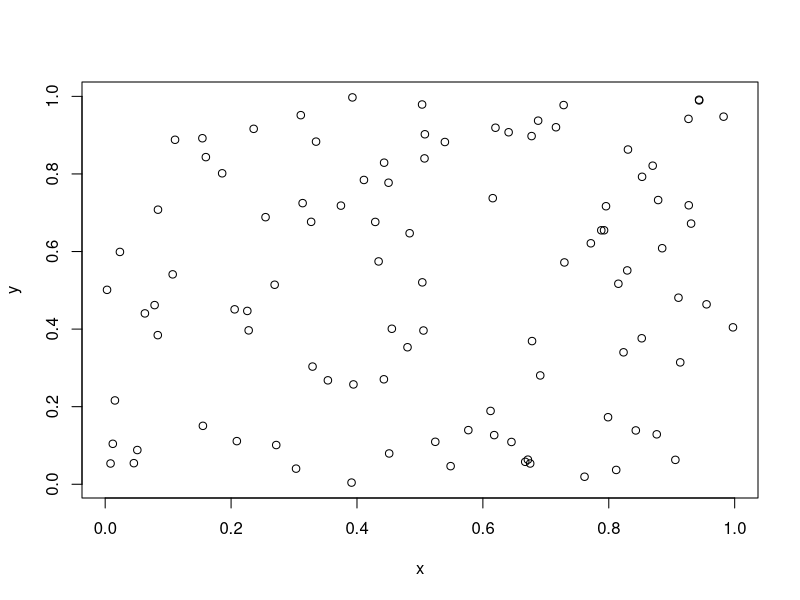
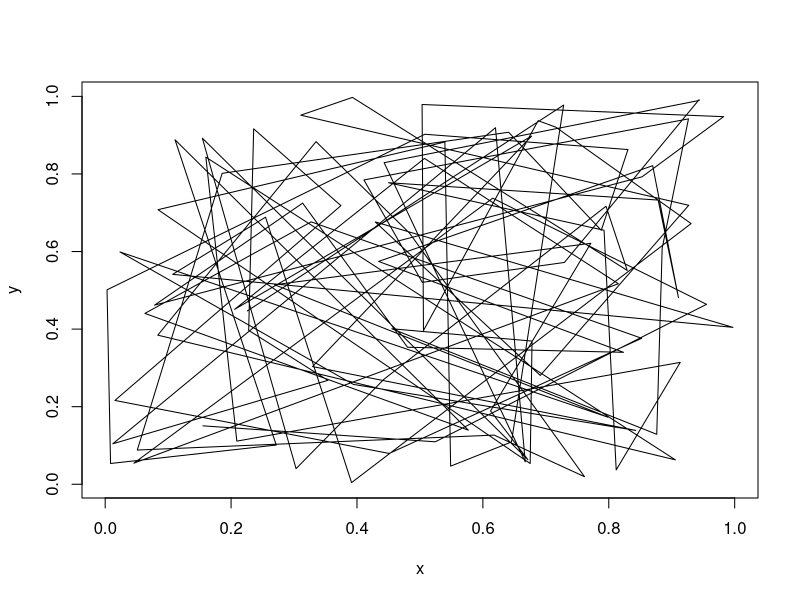
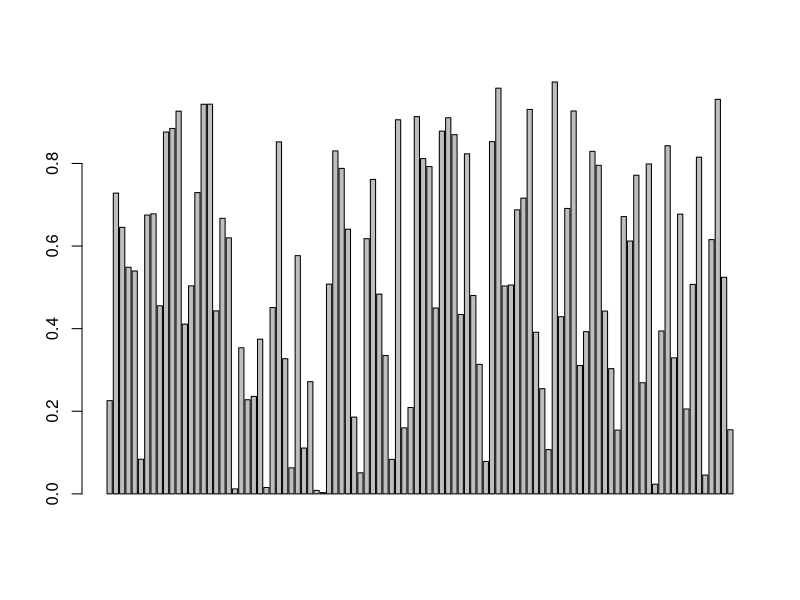
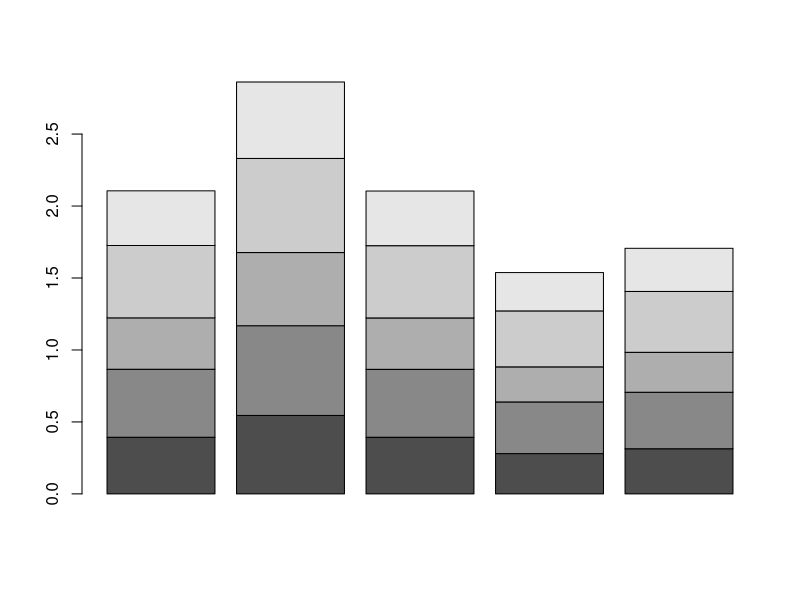
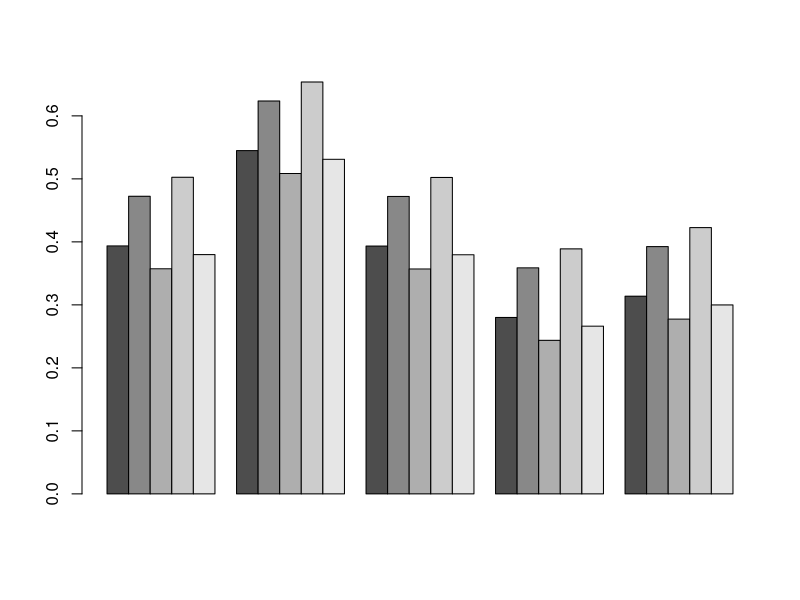
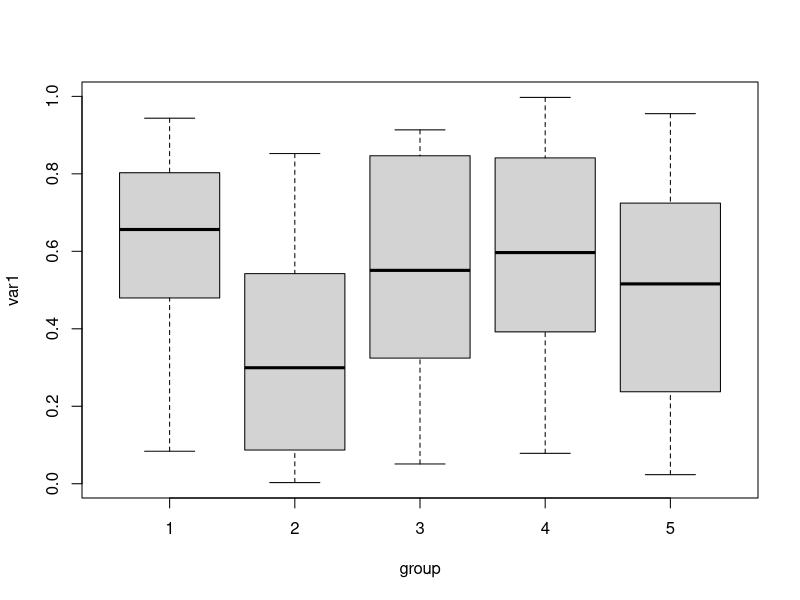
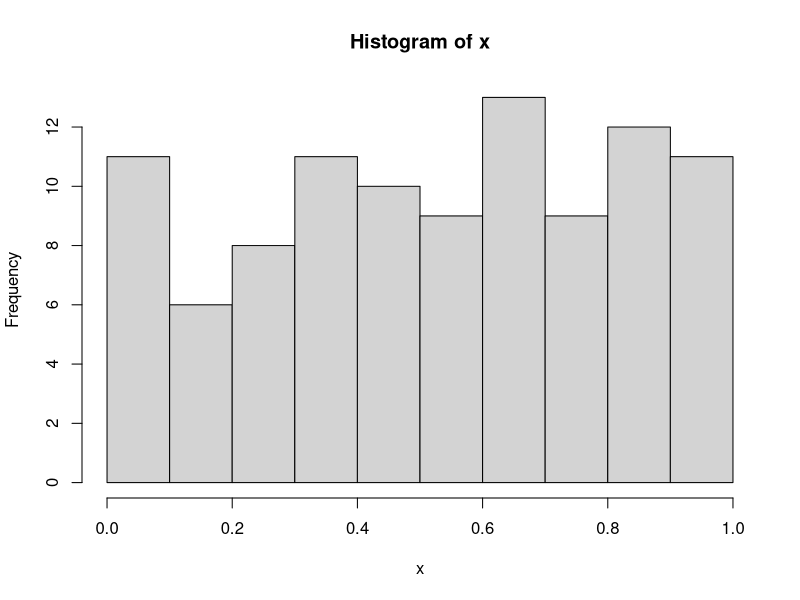
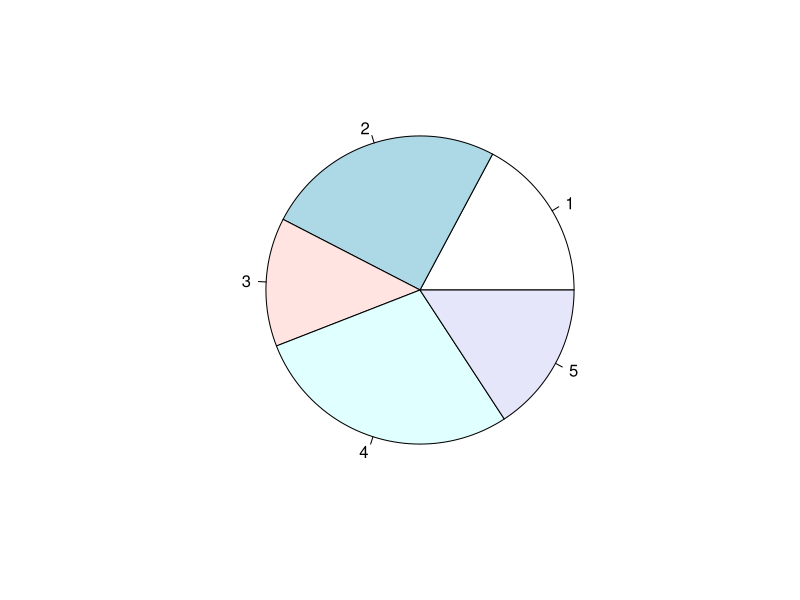

Reproduce these figures in R, in order. (Note: this script raises an error after producing the figures.)
#Data visualisation with base R and ggplot2 ####

#This script is intended to be a modular resource:
#Code is not provided as discrete blocks that you can copy wholesale;
#Instead, it's mostly individual lines that you can combine as you see fit

#We will split R commands into two categories:
#Those that determine how data is interpreted (the "back end")
#Those that determine how pretty it looks (the "front end")

#The back end (base R) ####
#Define example data
x <- runif(100)
y <- runif(100)
x_small <- runif(5)
y_small <- runif(5)
avg_binary <- function(x, y) (x + y) / 2
mat <- outer(x, y, avg_binary)
mat_small <- outer(x_small, y_small, avg_binary)
seq_x <- seq_y <- seq(0, 1, length.out = 10)
df <- data.frame("var1" = x, "var2" = y,
                 "group" = rep(1:5, each = 20),
                 "cgroup" = rep(letters[1:5], times = 20))
seq_df <- cbind(expand.grid("seq1" = seq_x, "seq2" = seq_y), "var1" = x)

#Main plots ####

#Basic scatterplot
plot(x, y, type = "p")
#Scatterplot connected by lines
plot(x, y, type = "l")

#Simple bar chart
barplot(x)
#Stacked bar chart
barplot(mat_small)
#Juxtaposed bar chart
barplot(mat_small, beside = TRUE)

#Box plot
boxplot(var1 ~ group, data = df)

#Histogram
hist(x)

#Pie chart
pie(x_small)

#Radar plot
stars(mat_small, scale = FALSE, locations = c(0, 0))

#Normal Q-Q plot
qqnorm(y)
#Generic Q-Q plot
qqplot(x, y)

#Contour plot
contour(mat_small)

#Plotting a curve
curve(sin, -2 * pi, 2 * pi)

#Converting a matrix to a colour image
image(mat)

#Adding to existing plots ####

#Drawing a line with arbitrary intercept and slope
abline(a = 0, b = 1)
#Drawing a horizontal line
abline(h = 0.5)
#Drawing a vertical line
abline(v = 0.5)

#Drawing a polygon
polygon(x_small)

#Adding arbitrary points
points(x_small)

#The front end (base R) ####
#Control coordinate ranges and aspect ratio
plot.window(xlim = c(0, 1), ylim = c(0, 1), asp = 1)

#Labelling the plot
title(main = "Title",
      sub = "Subtitle",
      xlab = "x-axis label",
      ylab = "y-axis label")

#Adding text
text(x_small, labels = paste("Put some text at position", 1:5))

#Adding a grid
grid()

#Adding an axis
axis(1)

#See all individual colours
colors()

#See all possible colour palettes
hcl.pals()

#Generating a vector of colours from a palette
palette(hcl.colors(10, "Reds"))

#Saving as a .png image
library(here)
png(filename = here("my_graphic.png"))
#(Add your plotting code here)
dev.off()

#The back end (ggplot2) ####
library(ggplot2)

#Unlike in base R, ggplot2 graphs are generated by composing functions
#Each function adds a different graphical element to the plot
#Composition is not done with the pipe (|>) as you might expect, but with +

#Defining your data (this does nothing by itself)
f <- ggplot(df)
f2 <- ggplot(seq_df)

#Main plots ####

#Scatter plot
f + geom_point(aes(x = var1, y = var2))
#Scatter plot with random jitter
f + geom_jitter(aes(x = var1, y = var2))
#Scatter plot connected by lines
f + geom_point(aes(x = var1, y = var2)) + geom_path(aes(x = var1, y = var2))
#Scatter plot connected by lines (ordered)
f + geom_point(aes(x = var1, y = var2)) + geom_line(aes(x = var1, y = var2))
#Scatter plot connected by filled lines (polygon)
f + geom_point(aes(x = var1, y = var2)) + geom_polygon(aes(x = var1, y = var2))

#Bar chart (heights represent values of a grouped variable)
f + geom_col(aes(x = cgroup, y = var1))
#Bar chart (heights represent number of observations per group only)
f + geom_bar(aes(x = cgroup))
#Bar chart (stacked)
f + geom_bar(aes(x = cgroup, fill = factor(group)), position = "stack")
#Bar chart (stacked, normalised)
f + geom_bar(aes(x = cgroup, fill = factor(group)), position = "fill")
#Bar chart (juxtaposed)
f + geom_bar(aes(x = cgroup, fill = factor(group)), position = "dodge")

#Box plot
f + geom_boxplot(aes(group = group, y = var1))

#Violin plot
f + geom_violin(aes(x = factor(group), y = var1))

#Histogram
f + geom_histogram(aes(x = var1))

#Normal Q-Q plot
f + geom_qq(aes(sample = var2))

#Contour plot
f2 + geom_contour(aes(x = seq1, y = seq2, z = var1))
#Filled contour plot
f2 + geom_contour_filled(aes(x = seq1, y = seq2, z = var1))

#Adding elements to a plot (technically, all ggplot2 functions do this) ####

#Drawing a line with arbitrary intercept and slope
f + geom_abline(aes(intercept = 0, slope = 1))
#Drawing a horizontal line
f + geom_hline(aes(yintercept = 0.5))
#Drawing a vertical line
f + geom_vline(aes(yintercept = 0.5))

#Drawing a polygon
f + annotate("polygon", x = x_small, y = y_small)

#Drawing a curve defined by a function
f + geom_function(fun = sin)

#The front end (ggplot2) ####

#Adding text
f + annotate("text",
             x = x_small,
             y = y_small,
             label = paste("Put some text at position", 1:5))

#Text (with background label)
f + annotate("label",
             x = x_small,
             y = y_small,
             label = paste("Put some text at position", 1:5))

#Adding a grid and controlling limits (done by default)
f + coord_cartesian(xlim = c(0, 1), ylim = c(0, 1))
#Adding polar coordinates instead
#(e.g. to transform a bar chart into a pie chart)
f + coord_polar()

#Labelling the plot
f + labs(x = "x-axis label",
         y = "y-axis label",
         title = "Title",
         subtitle = "Subtitle",
         caption = "caption")

#Changing theme
f + theme_gray() #default theme
f + theme_bw()
f + theme_dark()
f + theme_minimal()

#Saving the last plot you drew
library(here)
ggsave(filename = here("my_graphic.png"))